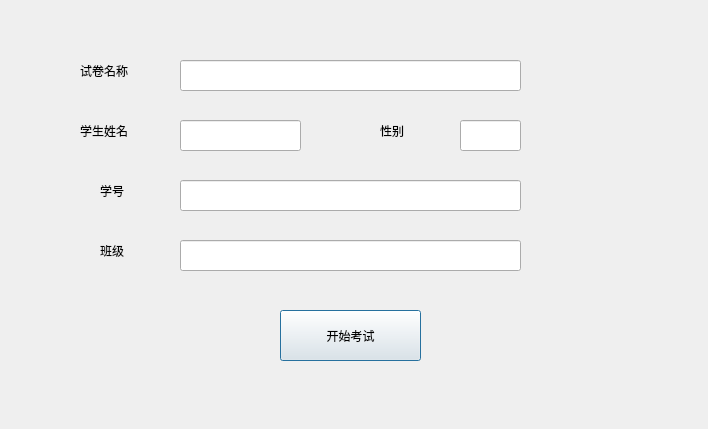
<?xml version="1.0" encoding="UTF-8"?>
<ui version="4.0">
 <class>testpre</class>
 <widget class="QDialog" name="testpre">
  <property name="geometry">
   <rect>
    <x>0</x>
    <y>0</y>
    <width>708</width>
    <height>429</height>
   </rect>
  </property>
  <property name="windowTitle">
   <string>Dialog</string>
  </property>
  <property name="styleSheet">
   <string notr="true"/>
  </property>
  <widget class="QLabel" name="label">
   <property name="geometry">
    <rect>
     <x>80</x>
     <y>50</y>
     <width>81</width>
     <height>41</height>
    </rect>
   </property>
   <property name="styleSheet">
    <string notr="true">font: 12pt &quot;AcadEref&quot;;</string>
   </property>
   <property name="text">
    <string>试卷名称</string>
   </property>
  </widget>
  <widget class="QLineEdit" name="lineEdit">
   <property name="geometry">
    <rect>
     <x>180</x>
     <y>60</y>
     <width>341</width>
     <height>31</height>
    </rect>
   </property>
  </widget>
  <widget class="QPushButton" name="pushButton">
   <property name="geometry">
    <rect>
     <x>280</x>
     <y>310</y>
     <width>141</width>
     <height>51</height>
    </rect>
   </property>
   <property name="styleSheet">
    <string notr="true">font: 12pt &quot;AcadEref&quot;;
font: 20pt &quot;AcadEref&quot;;
font: 16pt &quot;AcadEref&quot;;</string>
   </property>
   <property name="text">
    <string>开始考试</string>
   </property>
  </widget>
  <widget class="QLineEdit" name="name">
   <property name="geometry">
    <rect>
     <x>180</x>
     <y>120</y>
     <width>121</width>
     <height>31</height>
    </rect>
   </property>
  </widget>
  <widget class="QLabel" name="label_2">
   <property name="geometry">
    <rect>
     <x>80</x>
     <y>110</y>
     <width>81</width>
     <height>41</height>
    </rect>
   </property>
   <property name="styleSheet">
    <string notr="true">font: 12pt &quot;AcadEref&quot;;</string>
   </property>
   <property name="text">
    <string>学生姓名</string>
   </property>
  </widget>
  <widget class="QLineEdit" name="xuehao">
   <property name="geometry">
    <rect>
     <x>180</x>
     <y>180</y>
     <width>341</width>
     <height>31</height>
    </rect>
   </property>
  </widget>
  <widget class="QLabel" name="label_3">
   <property name="geometry">
    <rect>
     <x>100</x>
     <y>170</y>
     <width>41</width>
     <height>41</height>
    </rect>
   </property>
   <property name="styleSheet">
    <string notr="true">font: 12pt &quot;AcadEref&quot;;</string>
   </property>
   <property name="text">
    <string>学号</string>
   </property>
  </widget>
  <widget class="QLineEdit" name="banji">
   <property name="geometry">
    <rect>
     <x>180</x>
     <y>240</y>
     <width>341</width>
     <height>31</height>
    </rect>
   </property>
  </widget>
  <widget class="QLabel" name="label_4">
   <property name="geometry">
    <rect>
     <x>100</x>
     <y>230</y>
     <width>51</width>
     <height>41</height>
    </rect>
   </property>
   <property name="styleSheet">
    <string notr="true">font: 12pt &quot;AcadEref&quot;;</string>
   </property>
   <property name="text">
    <string>班级</string>
   </property>
  </widget>
  <widget class="QLineEdit" name="xingbie">
   <property name="geometry">
    <rect>
     <x>460</x>
     <y>120</y>
     <width>61</width>
     <height>31</height>
    </rect>
   </property>
  </widget>
  <widget class="QLabel" name="label_5">
   <property name="geometry">
    <rect>
     <x>380</x>
     <y>110</y>
     <width>81</width>
     <height>41</height>
    </rect>
   </property>
   <property name="styleSheet">
    <string notr="true">font: 12pt &quot;AcadEref&quot;;</string>
   </property>
   <property name="text">
    <string>性别</string>
   </property>
  </widget>
  <widget class="QLabel" name="label_6">
   <property name="geometry">
    <rect>
     <x>0</x>
     <y>0</y>
     <width>711</width>
     <height>431</height>
    </rect>
   </property>
   <property name="styleSheet">
    <string notr="true">background-image: url(:/new/prefix1/2336171_014913342271_2.jpg);</string>
   </property>
   <property name="text">
    <string/>
   </property>
  </widget>
  <zorder>label_6</zorder>
  <zorder>label</zorder>
  <zorder>lineEdit</zorder>
  <zorder>pushButton</zorder>
  <zorder>name</zorder>
  <zorder>label_2</zorder>
  <zorder>xuehao</zorder>
  <zorder>label_3</zorder>
  <zorder>banji</zorder>
  <zorder>label_4</zorder>
  <zorder>xingbie</zorder>
  <zorder>label_5</zorder>
 </widget>
 <resources/>
 <connections/>
</ui>
